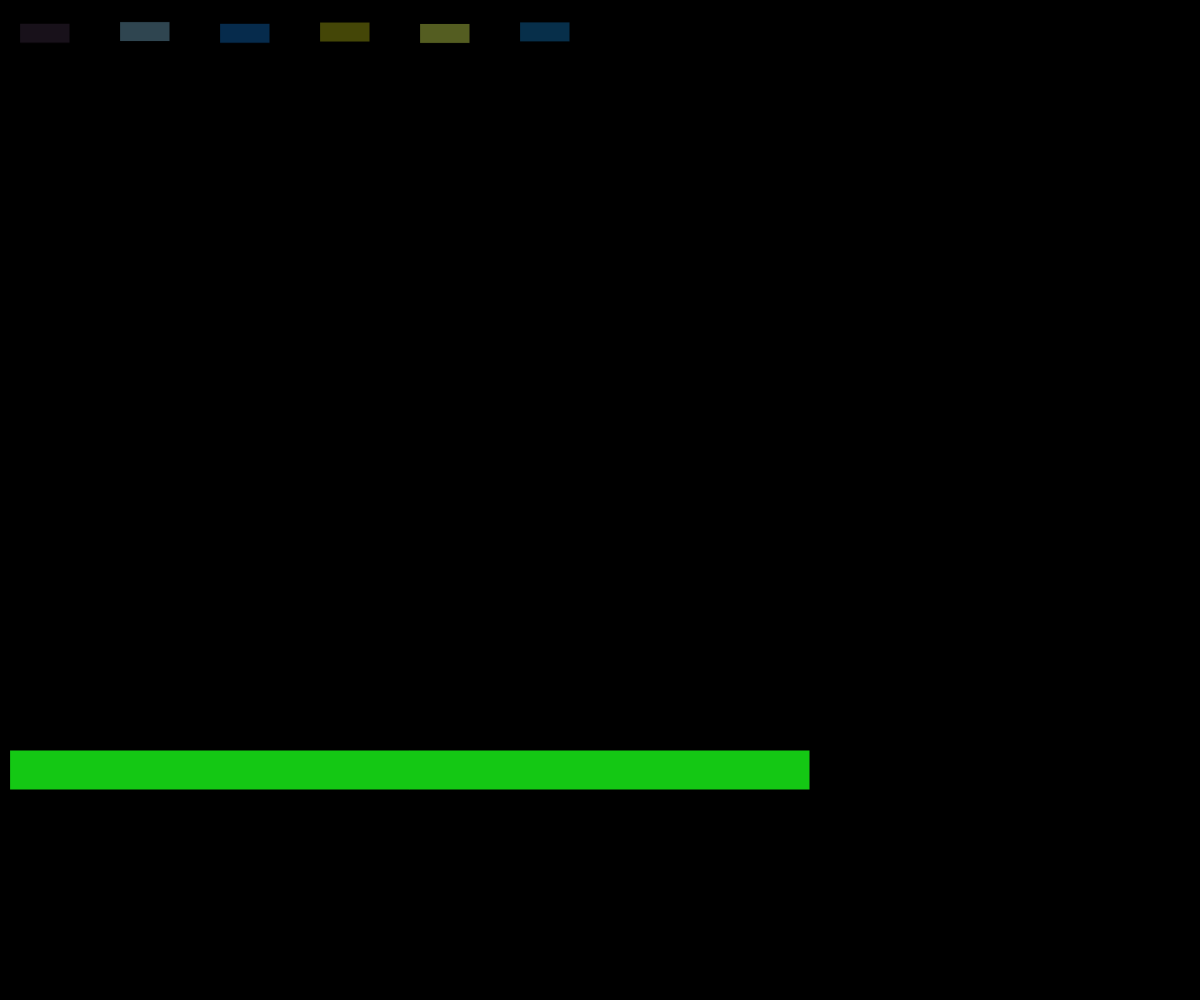
Frame 1 (no input)
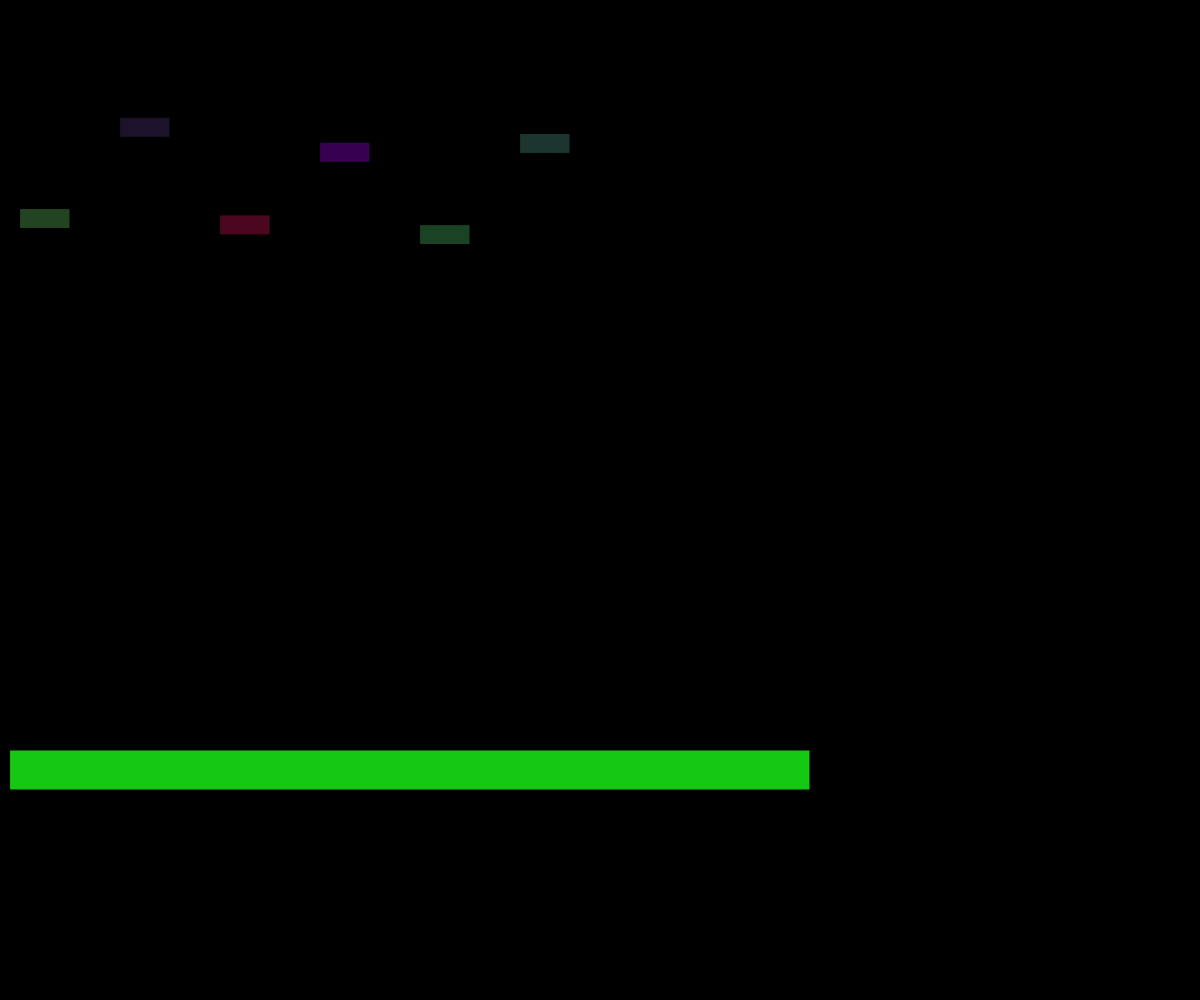
Frame 60 (no input)
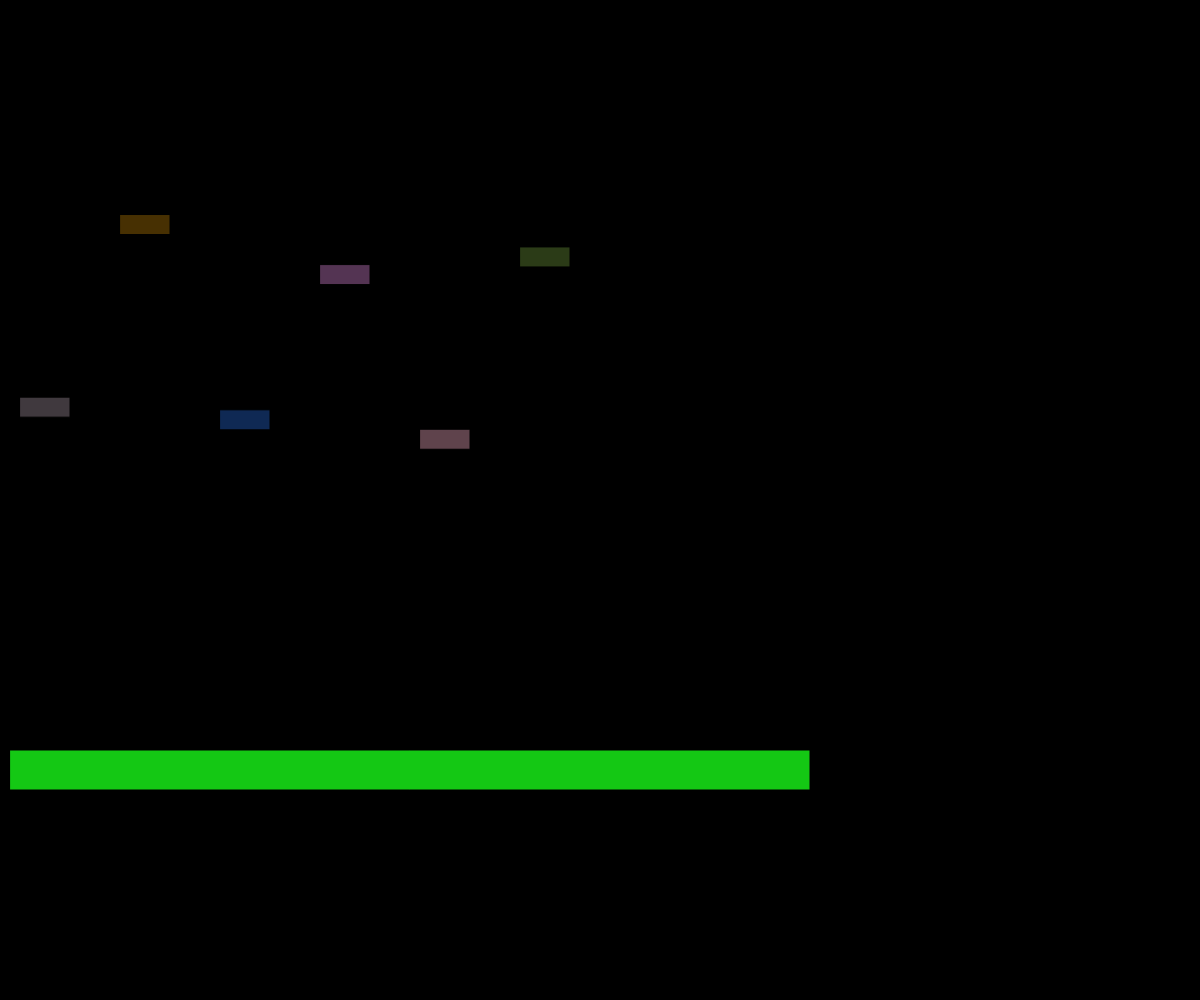
Frame 120 (the mouse pressed at the canvas centre since frame 60)

The p5.js sketch that drew these frames (run headless with seeded random() and noise() and a simulated clock; from frame 60 on, the mouse is pressed at the canvas centre):

// p5.js sketch
// ── sketch.js
var numNotes = 6;
var notes = [];
var xStart = 20;
var yStart = 20;
var rectWidth = 50;
var rectHeight = 20;
var colors = [[200,20,10],[200,200,20],[20,200,20],[20,20,200],[20,120,120],[40,80,120]];
var hitBox;


function setup() {
  createCanvas(windowWidth, windowHeight);
  background(0);

for (var i=0; i<numNotes; i++) {

  notes[i] = new Note (xStart + (i*100),yStart,rectWidth,rectHeight,colors[i]);
  notes[i].display();
}


hitbox = new HitBox();
hitbox.display();

}

function draw() {
  background(0);
  for (var i=0; i<numNotes; i++) {

    notes[i].updateColor();
    notes[i].update();
    notes[i].display();
  }
  hitbox.display();
}

var HitBox = function() {


  this.display = function() {
    fill([20,200,20]);
    rect(10,750,800,40);
  }


};

var Note = function (x,y,widthIn,heightIn,color) {
  this.x = x;
  this.y = y;
  this.speed = random(1.0,4.0);
  this.width = widthIn;
  this.height = heightIn;
  this.color = color;


  this.display = function() {
    fill(this.color);
    rect(this.x,this.y,this.width,this.height);
  },

  this.update = function() {
      this.y = this.y + this.speed;
  }

  this.updateColor = function () {
    this.color = [random(100),random(100),random(100)];
  }


}
